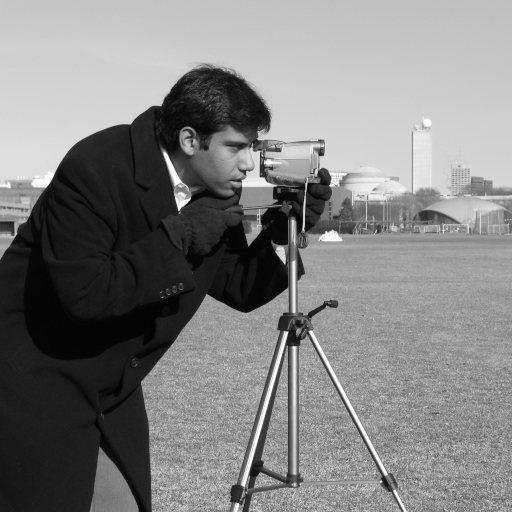
#> input picture skimage.data.camera(), 512 x 512 px
$ jupyter execute 4.1-ImageBasics-Exercise.ipynb   (shell and % lines are left out)
#> lines starting #> are read from the running program, lines starting #| are printed output that depends on the picture; after the words box and inside, x2 and y2 are one past the last pixel; in counts of white or black regions, pixels touching at a corner belong together; long printed decimals are rounded
# Image Processing Basics

### Read,  Display and Edit images, Plot Histograms

[cell 1]
import numpy as np
import matplotlib.pyplot as plt
import skimage
from skimage import data, io, filters, color, exposure
from skimage.transform import rotate

#print the versions of packages
print ('numpy version:', np.__version__)
print ('scikit-image version:', skimage.__version__)

## Setup

[cell 2]
#Default value for color map is "jet", change to gray
plt.rcParams["image.cmap"] = "gray"
#change default nterpolation tp nearest
plt.rcParams["image.interpolation"] = "nearest"

#reusable function to display images
def show_images(images,titles=None):
    """Display a list of images"""
    n_ims = len(images)
    if titles is None: titles = ['(%d)' % i for i in range(1,n_ims + 1)]
    fig = plt.figure()
    n = 1
    for image,title in zip(images,titles):
        a = fig.add_subplot(1,n_ims,n) # Make subplot
        if image.ndim == 2: # Is image grayscale?
            plt.gray() # Only place in this blog you can't replace 'gray' with 'grey'
        plt.imshow(image)
        a.set_title(title)
        n += 1
    fig.set_size_inches(np.array(fig.get_size_inches()) * n_ims)
    plt.show()

### Generate an Image

[cell 3]
#A grayscale image is just a 2D array
gray_image = np.random.rand(500, 500)
print(gray_image)
from matplotlib import pyplot as plt, cm
plt.imshow(gray_image, cmap=cm.gray, interpolation='nearest')
plt.title('Random grayscale image')

[cell 4]
# Create an image (10 x 10 pixels)
rgb_image = np.zeros(shape=(10,10,3),dtype=np.uint8) # <- unsigned 8 bit int

rgb_image[:,:,0] = 255 # Set red value for all pixels
rgb_image[:,:,1] = 255 # Set no green value for all pixels
rgb_image[:,:,2] = 0   # Set no blue value for all pixels

print(rgb_image)

[cell 5]
plt.title('Red plus Green equals...')
plt.imshow(rgb_image)
plt.show()

### Exercise

Try some other color combinations

### Display Images

[cell 6]
#use an existing image from the scikit dataset
camera = data.camera()
#> camera is the input picture: shape (512, 512); min 0, max 255, mean 129.1

#display the image through a plot
plt.imshow(camera)

#print out type and shape of the image
type(camera), camera.dtype, camera.shape,

[cell 7]
#use an existing image from the scikit dataset
chelsea = data.chelsea()
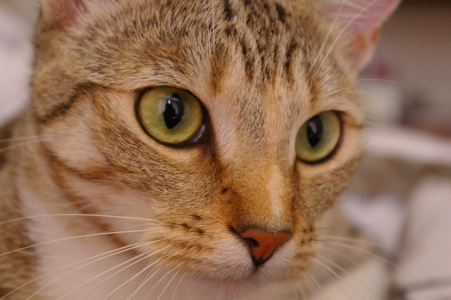
#> input picture skimage.data.chelsea(), 451 x 300 px
#> chelsea is the input picture: shape (300, 451, 3); mean R, G, B 147.7, 111.4, 86.8

#display the image through a plot
plt.imshow(chelsea)

#print out type and shape of the image
type(chelsea), chelsea.dtype, chelsea.shape,

### Image Statistics

[cell 8]
#statistical info
print(camera.min(), camera.max(), camera.mean())
#| 0 255 129.061
print(chelsea.min(), chelsea.max(), chelsea.mean())
#| 0 231 115.305

[cell 9]
# Get the value of the pixel on the 200th row and 20th column

#single intensity value for gray scale
print ("Value of pixel(200,20) for Camera", camera[200, 20])
#| Value of pixel(200,20) for Camera 158

#RGB intensity values for color
print ("Value of pixel(200,20) for Chelsea", chelsea[200, 20])
#| Value of pixel(200,20) for Chelsea [133  97  73]

### Histograms

[cell 10]
#plot histogram of intensities manually
values, bins = np.histogram(camera,bins=np.arange(256))
#> values = 255 values, max 4957 at index 27, min 1 at index 0, mean 1028; bins = 256 values from 0 to 255
fig, ax1 = plt.subplots(figsize=(6, 4))
ax1.plot(bins[:-1], values, lw=2, c='k')
ax1.set_xlim(right=256)
ax1.set_yticks([0, 400])
ax1.set_title('Camera Histogram', fontsize=15)
plt.show()
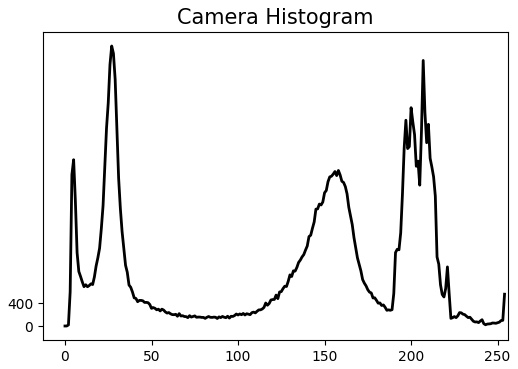
#> figure drawn by matplotlib, 1 panel; curve peaks at x = 27, y = 4957

[cell 11]
#plot histogram of intensities using Skimage API
hist, bin_centers = exposure.histogram(camera)
#> hist = 256 values, max 4957 at index 27, min 1 at index 0, mean 1024; bin_centers = 256 values from 0 to 255
plt.fill_between(bin_centers, hist)
plt.title("Camera Histogram")
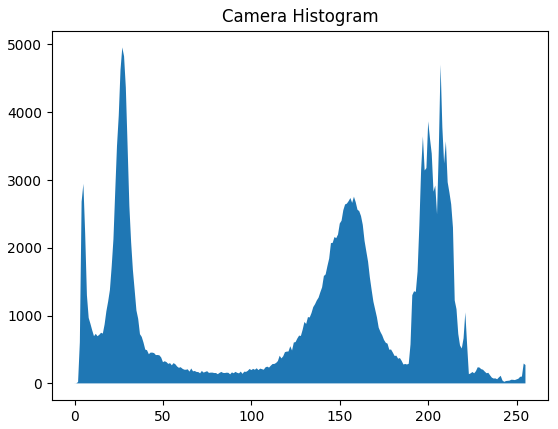
#> figure drawn by matplotlib, 1 panel

For color pictures, we will plot a histogram for each color channel in a single plot. Instead of using `plt.hist`, use `plt.plot` or `plt.fill_between` in combination with `histogram` from `skimage.exposure`.

[cell 12]
for col, channel in zip('rgb', np.rollaxis(chelsea, axis=-1)):
    hist, bin_centers = exposure.histogram(channel)
    plt.fill_between(bin_centers, hist, color=col, alpha=0.4)
#> this loop made 3 passes
#> col on passes 1 to 3: 'r', 'g', 'b'
plt.title('Chelsea Histogram', fontsize=15)

## Process Image

[cell 13]
# Set to black the pixel on the 3rd row and 10th column
camera[3, 10] = 0
#> camera: shape (512, 512); under 0.01% of pixels changed, all inside (x1, y1, x2, y2) = (10, 3, 11, 4)

### Slicing

[cell 14]
# Set to black the top 20 lines
camera[:20] = 0
# Set to white the bottom 40 lines
camera[480:520] = 255
plt.imshow(camera)

### Masking

**Indexing with masks of booleans**

[cell 15]
mask = camera < 80
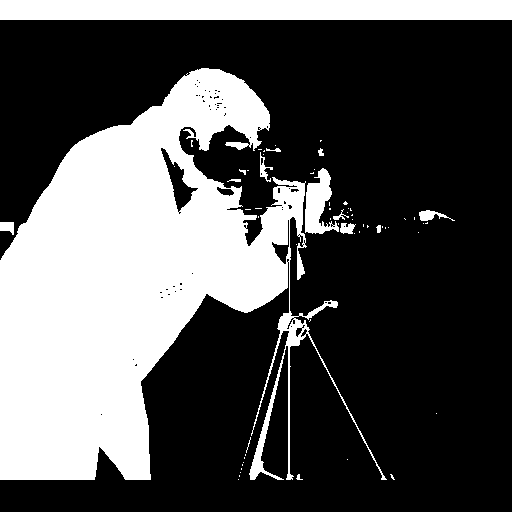
#> mask: shape (512, 512) bool; 33% white; 63 white regions (49 under 20 px), largest, box (x1, y1, x2, y2) and area: (0, 68, 387, 480) 73976, (0, 0, 512, 20) 10240, (305, 168, 339, 234) 1232
print(mask)
#> (printed output is left out)
# Set to "white" (255) pixels where mask is True
camera[mask] = 255
plt.imshow(camera)

**Indexing with sets of indices**

[cell 16]
#draw lines
inds_r = np.arange(len(camera))
#> inds_r = 512 values from 0 to 511
inds_c = 4 * inds_r % len(camera)
#> inds_c = 512 values, max 508 at index 127, min 0 at index 0, mean 254
camera[inds_r, inds_c] = 255
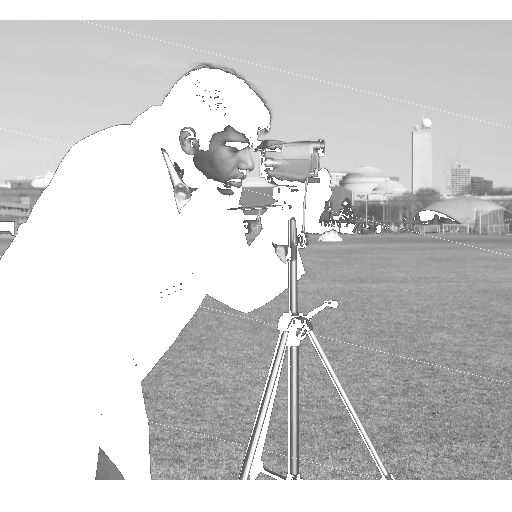
#> camera: shape (512, 512); min 80, max 255, mean 206.4
plt.imshow(camera)

[cell 17]
nrows, ncols = camera.shape
#> nrows = 512; ncols = 512
row, col = np.ogrid[:nrows, :ncols]
#> row = 512 values from 0 to 511
cnt_row, cnt_col = nrows / 2, ncols / 2
#> cnt_row = 256; cnt_col = 256
outer_disk_mask = ((row - cnt_row)**2 + (col - cnt_col)**2 > (nrows / 2)**2)
camera[outer_disk_mask] = 0
plt.imshow(camera)

## Basic Color Image Processing

[cell 18]
#read image from disk
filename = 'images/mandrill.png'
mandrill = io.imread(filename)
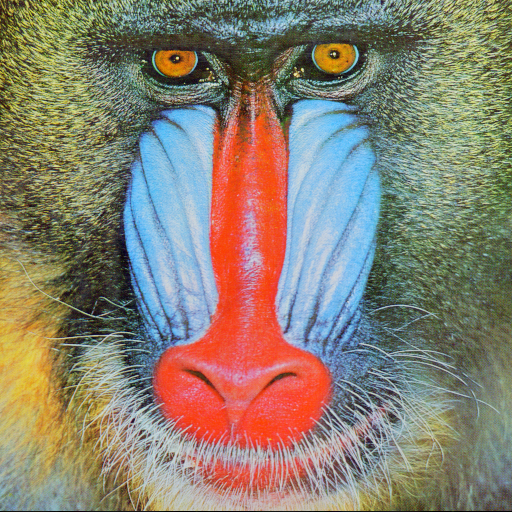
#> input picture Deep-Learning/Week4/images/mandrill.png, 512 x 512 px, found by its file name
#> mandrill is the input picture: shape (512, 512, 3); mean R, G, B 137.4, 128.9, 113.1
plt.imshow(mandrill)

[cell 19]
type(mandrill), mandrill.shape

[cell 20]
#plot histogram
for col, channel in zip('rgb', np.rollaxis(mandrill, axis=-1)):
    hist, bin_centers = exposure.histogram(channel)
    plt.fill_between(bin_centers, hist, color=col, alpha=0.3)

NumPy indexing makes separating out each color layer of an image easy. The slicing operator ':' can be used to access all values of a specified dimension while a tuple is used to requests a subset. In order to view a particular color in isolation, we an set the other two values to 0 with these conventions.

[cell 21]
red, green, blue = mandrill.copy(), mandrill.copy(), mandrill.copy()
red[:,:,(1,2)] = 0
green[:,:,(0,2)] = 0
blue[:,:,(0,1)] = 0
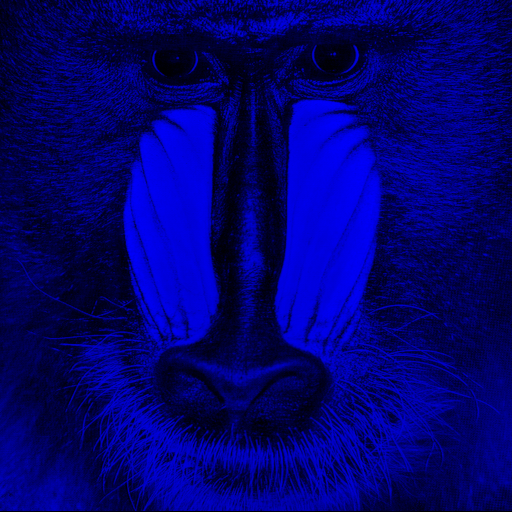
#> blue: shape (512, 512, 3); mean R, G, B 0, 0, 113.1

show_images(images=[red, green, blue], titles=['Red Intensity', 'Green Intensity', 'Blue Intensity'])
#> in show_images, `n_ims = len(images)`: n_ims = 3
#> the loop in show_images, `for image,title in zip(images,titles):` made 3 passes
#> after the loop in show_images, `for image,title in zip(images,titles):`: n = 4
print ('Note: lighter areas correspond to higher intensities\n')

[cell 22]
#Method 2
red_image = np.zeros_like(mandrill)
green_image = np.zeros_like(mandrill)
blue_image = np.zeros_like(mandrill)

red_image[:, :, 0] = mandrill[:, :, 0]
green_image[:, :, 1] = mandrill[:, :, 1]
blue_image[:, :, 2] = mandrill[:, :, 2]
#show_images(images=[red_image, green_image, blue_image], titles=['Red Intensity', 'Green Intensity', 'Blue Intensity'])

### Color image to Gray scale

[cell 23]
#convert image to grey scale and display
mandrill_gray = color.rgb2gray(mandrill)
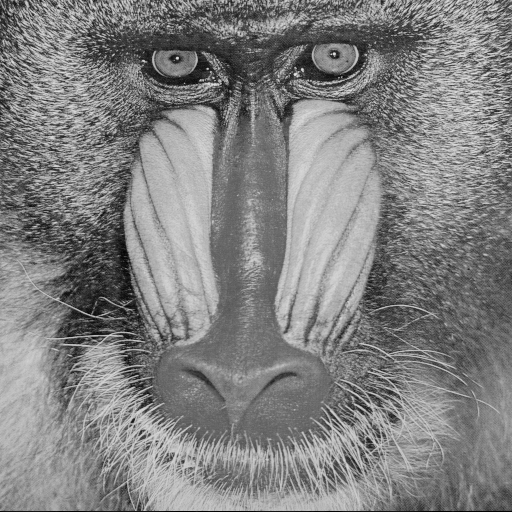
#> mandrill_gray: shape (512, 512) float64; min 0, max 0.912, mean 0.508
plt.imshow(mandrill_gray)

[cell 24]
#plot histogram of intensities using Skimage API
hist, bin_centers = exposure.histogram(mandrill_gray)
#> hist = 256 values, max 2381 at index 119, min 0 at index 250, mean 1024; bin_centers = 256 values from 0.00178 to 0.91
plt.fill_between(bin_centers, hist)
plt.title("Mandrill Histogram")

[cell 25]
from skimage.exposure import equalize_hist

mandrill_equalized = equalize_hist(mandrill_gray)
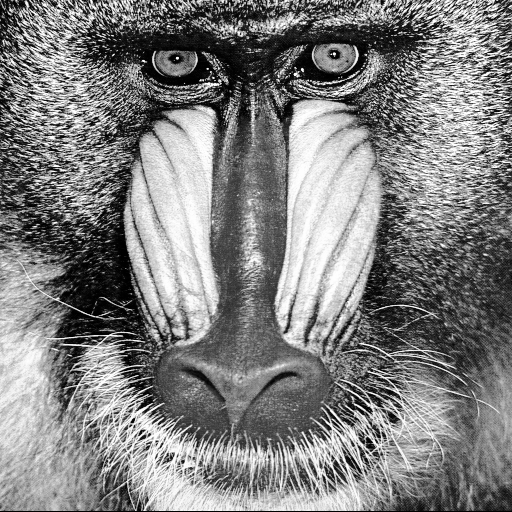
#> mandrill_equalized: shape (512, 512) float64; min 0.000156, max 1, mean 0.503

show_images(images=[mandrill_gray,mandrill_equalized],
            titles=["Grayscale","Histogram Equalized"])
#> the loop in show_images (call 2), `for image,title in zip(images,titles):` made 2 passes
#> (title, n) on passes 1 to 2: ('Grayscale', 2), ('Histogram Equalized', 3)

[cell 26]
#plot histogram of intensities using Skimage API
hist, bin_centers = exposure.histogram(mandrill_equalized)
#> hist = 256 values, max 1134 at index 255, min 921 at index 64, mean 1024; bin_centers = 256 values from 0.00211 to 0.998
plt.fill_between(bin_centers, hist)
plt.title("Mandrill Equalized")
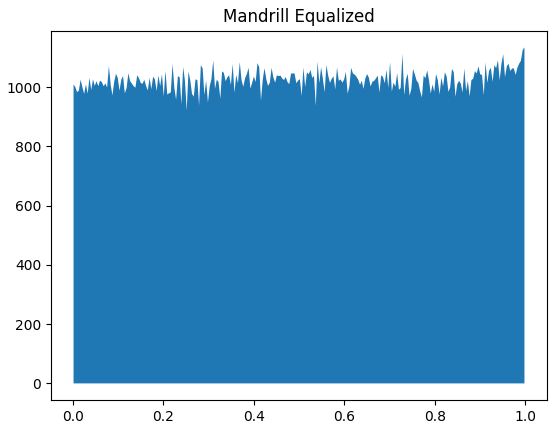
#> figure drawn by matplotlib, 1 panel
